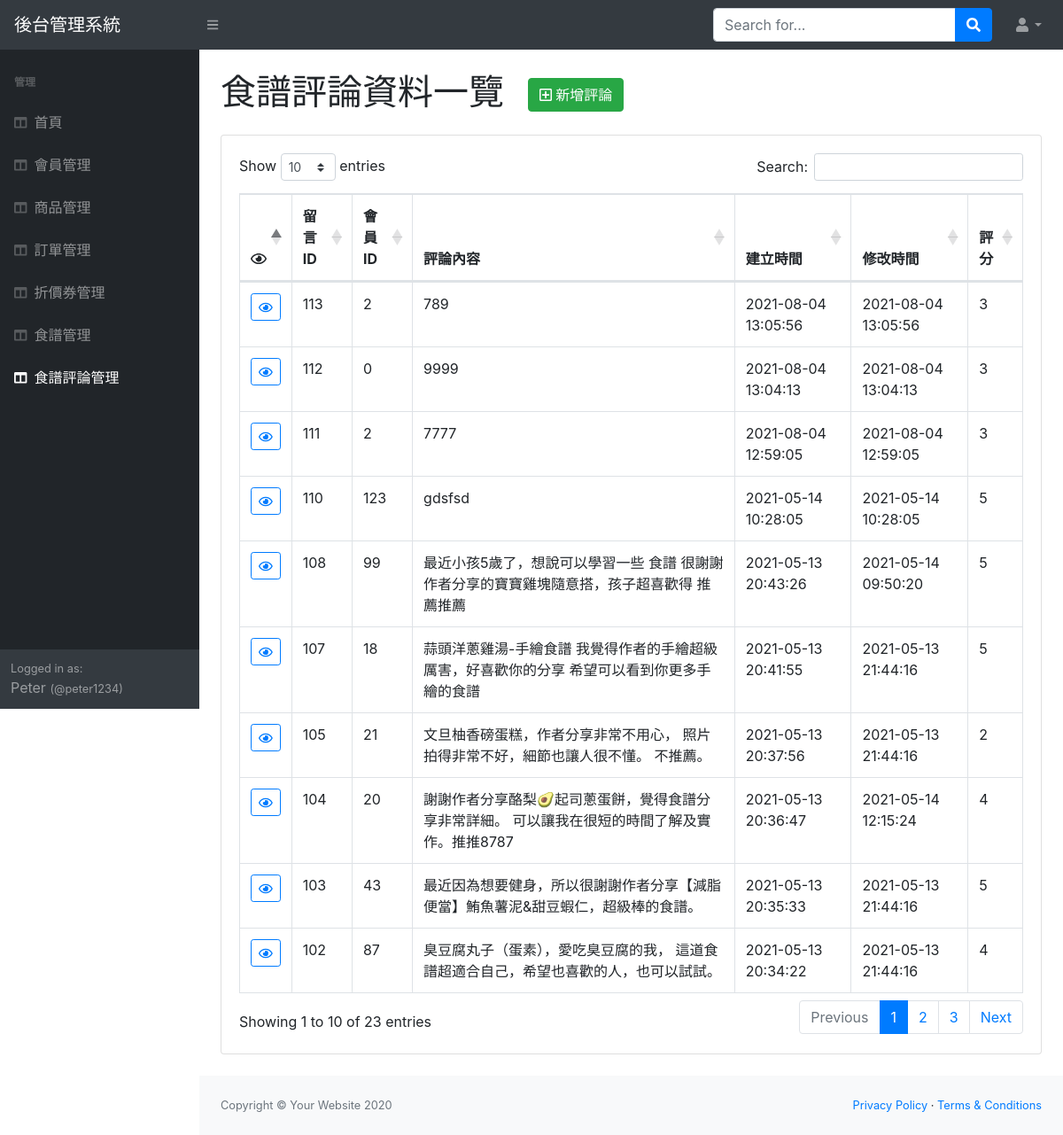
Screenshot of /recipe_review_list.php (signed in) with the database file from the repository.
### tables this page shows
CREATE TABLE `recipe_reviews` (
  `review_id` int NOT NULL COMMENT '評論ID',
  `recipe_id` int NOT NULL COMMENT '食譜ID',
  `member_id` int DEFAULT NULL COMMENT '會員ID',
  `content` text COMMENT '內容',
  `rating` int NOT NULL COMMENT '評分',
  `created_time` datetime NOT NULL DEFAULT CURRENT_TIMESTAMP COMMENT '建立時間',
  `modified_time` datetime NOT NULL DEFAULT CURRENT_TIMESTAMP ON UPDATE CURRENT_TIMESTAMP COMMENT '修改時間'
);

### recipe_review_list.php (the view, shortened to what this page needs)
<?php
    require "utils/db_connect_mysqli.php";
    $sql = "SELECT * FROM recipe_reviews ORDER BY review_id DESC";
    $result = $conn->query($sql);
?>
<!DOCTYPE html>
<html lang="en">
    <head>
        <?php require 'includes/head.php'; ?>
        <link href="https://cdn.datatables.net/1.10.20/css/dataTables.bootstrap4.min.css" rel="stylesheet" />
    </head>
    <body class="sb-nav-fixed">
        <?php require 'includes/topnav.php'; ?>
        <div id="layoutSidenav">
            <div id="layoutSidenav_nav">
                <?php require 'includes/sidenav.php'; ?>
            </div>
            <div id="layoutSidenav_content">
                <main>
                    <div class="container-fluid">
                        <h1 class="my-4">食譜評論資料一覽
                            <a href="recipe_review_new.php" class="btn btn-success ml-3">
                                <i class="far fa-plus-square"></i>
                                新增評論
                            </a>
                        </h1>
                        <div class="card mb-4">
                            <div class="card-body">
                                <div class="table-responsive">
                                    <?php if ($result->num_rows > 0): ?>
                                        <table class="table table-bordered" id="dataTable" width="100%" cellspacing="0">
                                            <thead>
                                                <tr>
                                                    <th><i class="far fa-eye"></i></th>
                                                    <th>留言ID</th>
                                                    <th>會員ID</th>
                                                    <th>評論內容</th>
                                                    <th>建立時間</th>
                                                    <th>修改時間</th>
                                                    <th>評分</th>
                                                </tr>
                                            </thead>
                                            <tbody>
                                                <?php while ($row = $result->fetch_assoc()): ?>
                                                    <tr>
                                                        <td>
                                                            <a
                                                                href="recipe_review_view.php?review_id=<?= $row["review_id"] ?>"
                                                                class="btn btn-outline-primary btn-sm text-nowrap"
                                                            >
                                                                <i class="far fa-eye"></i>
                                                            </a>
                                                        </td>
                                                        <td><?= $row["review_id"] ?></td>
                                                        <td><?= $row["member_id"] ?></td>
                                                        <td><?= $row["content"] ?></td>
                                                        <td><?= $row["created_time"] ?></td>
                                                        <td><?= $row["modified_time"] ?></td>
                                                        <td><?= $row["rating"] ?></td>
                                                    </tr>
                                                <?php endwhile; ?>
                                            </tbody>
                                        </table>
                                    <?php else: ?>
                                        目前沒有資料
                                    <?php endif; ?>
                                </div>
                            </div>
                        </div>
                    </div>
                </main>
                <?php require 'includes/footer.php'; ?>
            </div>
        </div>
    </body>
</html>

### rows the page displays
recipe_reviews: review_id "113", member "2", content "789", created_time "2021-08-04 13:05:56", modified_time "2021-08-04 13:05:56", rating "3"
recipe_reviews: review_id "112", member "0", content "9999", created_time "2021-08-04 13:04:13", modified_time "2021-08-04 13:04:13", rating "3"
recipe_reviews: review_id "111", member "2", content "7777", created_time "2021-08-04 12:59:05", modified_time "2021-08-04 12:59:05", rating "3"
recipe_reviews: review_id "110", member "123", content "gdsfsd", created_time "2021-05-14 10:28:05", modified_time "2021-05-14 10:28:05", rating "5"
recipe_reviews: review_id "108", member "99", content "最近小孩5歲了，想說可以學習一些 食譜 很謝謝作者分享的寶寶雞塊隨意搭，孩子超喜歡得 推薦推薦", created_time "2021-05-13 20:43:26", modified_time "2021-05-14 09:50:20", rating "5"
recipe_reviews: review_id "107", member "18", content "蒜頭洋蔥雞湯-手繪食譜 我覺得作者的手繪超級厲害，好喜歡你的分享 希望可以看到你更多手繪的食譜", created_time "2021-05-13 20:41:55", modified_time "2021-05-13 21:44:16", rating "5"
recipe_reviews: review_id "105", member "21", content "文旦柚香磅蛋糕，作者分享非常不用心， 照片拍得非常不好，細節也讓人很不懂。 不推薦。", created_time "2021-05-13 20:37:56", modified_time "2021-05-13 21:44:16", rating "2"
recipe_reviews: review_id "104", member "20", content "謝謝作者分享酪梨🥑起司蔥蛋餅，覺得食譜分享非常詳細。 可以讓我在很短的時間了解及實作。推推8787", created_time "2021-05-13 20:36:47", modified_time "2021-05-14 12:15:24", rating "4"
recipe_reviews: review_id "103", member "43", content "最近因為想要健身，所以很謝謝作者分享【減脂便當】鮪魚薯泥&甜豆蝦仁，超級棒的食譜。", created_time "2021-05-13 20:35:33", modified_time "2021-05-13 21:44:16", rating "5"
recipe_reviews: review_id "102", member "87", content "臭豆腐丸子（蛋素），愛吃臭豆腐的我， 這道食譜超適合自己，希望也喜歡的人，也可以試試。", created_time "2021-05-13 20:34:22", modified_time "2021-05-13 21:44:16", rating "4"

### other values shown
$websiteTitle "後台管理系統"
$title "首頁"
$title "會員管理"
$title "商品管理"
$title "訂單管理"
$title "折價券管理"
$title "食譜管理"
$title "食譜評論管理"
$_SESSION['login']['name'] "Peter"
$_SESSION['login']['username'] "peter1234"
